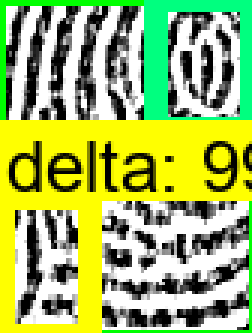
#> input picture Tensorflow_Object_Detection/workspace/resultado/crop/fingerprint0000.png, 84 x 111 px (shown 3 times larger)
$ python main.py
#> lines starting #> are read from the running program, lines starting #| are printed output that depends on the picture; after the words box and inside, x2 and y2 are one past the last pixel; in counts of white or black regions, pixels touching at a corner belong together
#> further down, image_orig is the input picture: shape (111, 84, 3); mean B, G, R 100.3, 185.1, 161.5
# -*- coding: utf-8 -*-
"""
Based on article created by:
@author: Alvaro Sebastian (www.sixthresearcher.com)
[Link]:(http://www.sixthresearcher.com/counting-blue-and-white-bacteria-colonies-with-python-and-opencv/)
"""
import cv2, os, imutils
import numpy as np

# Crop Image Function:


# Count Black Lines Function:
def count_lines(lower, upper, image_orig):
    # Final output
    image_contours = image_orig.copy()
    # copy of original image
    image_to_process = image_orig.copy()
    image_to_process = cv2.cvtColor(image_to_process, cv2.COLOR_BGR2HSV)
#> image_to_process: shape (111, 84, 3); mean H, S, V 15.5, 99.6, 185.1
    # initializes counter
    counter = 0
    # find the colors within the specified boundaries
    image_mask = cv2.inRange(image_to_process, lower, upper)
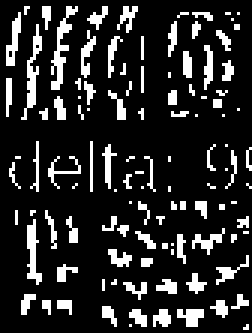
#> image_mask: shape (111, 84) (shown 3 times larger); 16.1% white in thin lines or dots
    cnts = cv2.findContours(image_mask, cv2.RETR_EXTERNAL, cv2.CHAIN_APPROX_SIMPLE)
#> cnts = 111 contours, 106 with area under 20; largest, box (x1, y1, x2, y2) and area: (17, 2, 26, 30) 42, (7, 8, 14, 40) 37, (9, 73, 14, 95) 33, (2, 4, 7, 22) 28, (59, 103, 68, 109) 23
    # Here we get the contours:
    cnts = imutils.grab_contours(cnts)
    # loop over the contours individually
    for c in cnts:
        # if the contour is not sufficiently large, ignore it
        if cv2.contourArea(c) < 5:
            continue
        # compute the Convex Hull of the contour [Optional, uncomment to see the change]
        # hull = cv2.convexHull(c)

        # prints contours in green color
        cv2.drawContours(image_contours, [c], 0, (0, 0, 255), 1)  # [c should be hull, if the previous line is used]
        # For each contour that is not too small increment by one
        counter += 1
#> this loop made 111 passes
#> c on passes 1, 2, 14, 15, 20, 22, 23, 24, 26, 36, 37, 38: [[82, 108], [81, 109], [82, 109]], [[43, 108]], [[38, 93], [37, 94], [38, 94]], [[34, 93], [34, 96]], [[57, 83], [57, 84]], [[57, 81]], [[54, 81], [54, 82], [55, 82], [55, 81]], [[77, 78], [77, 80], [78, 79], [78, 78]], [[81, 77], [82, 77]], [[10, 70], [10, 71], [11, 70]], [[5, 70], [5, 74]], [[73, 68], [73, 69], [74, 69], [74, 68]]
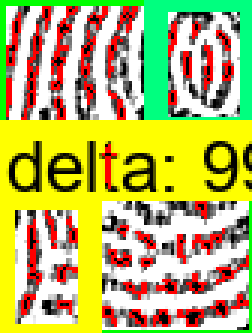
#> image_contours: shape (111, 84, 3) (shown 3 times larger); 9.91% of pixels changed, all inside (x1, y1, x2, y2) = (2, 2, 83, 109)
#> after the loop, counter = 43

    return counter, image_contours


# load the image
image_orig = cv2.imread('workspace/resultado/crop/fingerprint0000.png')

# DETECTING BY COLOR:

#lower = np.array([0, 0, 0])
#upper = np.array([0,  0, 0])

lower = np.array([-15, -10, -40])
upper = np.array([15, 10, 40])

counter, image_contours = count_lines(lower, upper, image_orig)
#> counter = 43

# Print the number of colonies of each color

print("{} linhas pretas".format(counter))
#| 43 linhas pretas

# Show the images

cv2.imshow('original', image_orig)

cv2.imshow('contornos', image_contours)

# Waiting for user input

cv2.waitKey(0)
